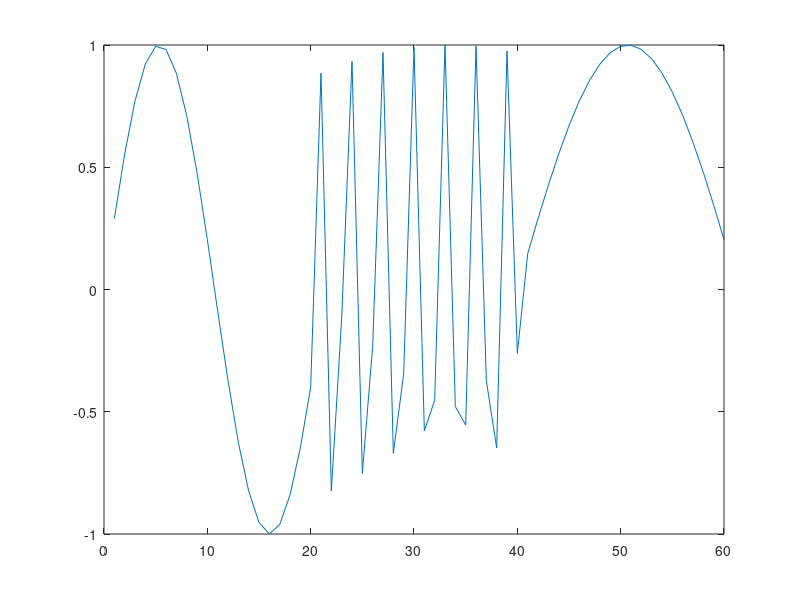
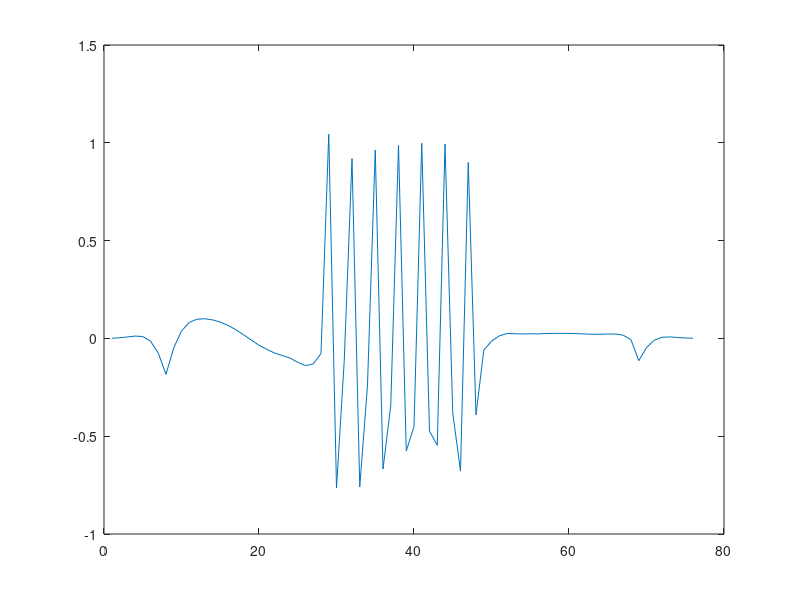

Reproduce these figures in MATLAB, in order.
c=3;
f(1)=100;
f(2)=700;
f(3)=50;
n=1:20;
fs=2140;
s=[];s1=[];
for i=1:c
    s1=sin(2*pi*n*f(i)/fs);
    s=[s s1];
end
d=fir1(16,0.21,'high');
r1= ceil(max(abs(s)))
r2= ceil(max(abs(d)))
r= max(r1,r2);
figure(1);
plot(s/r);
n=conv(s/r,d/r);
figure(2);
plot(n);
